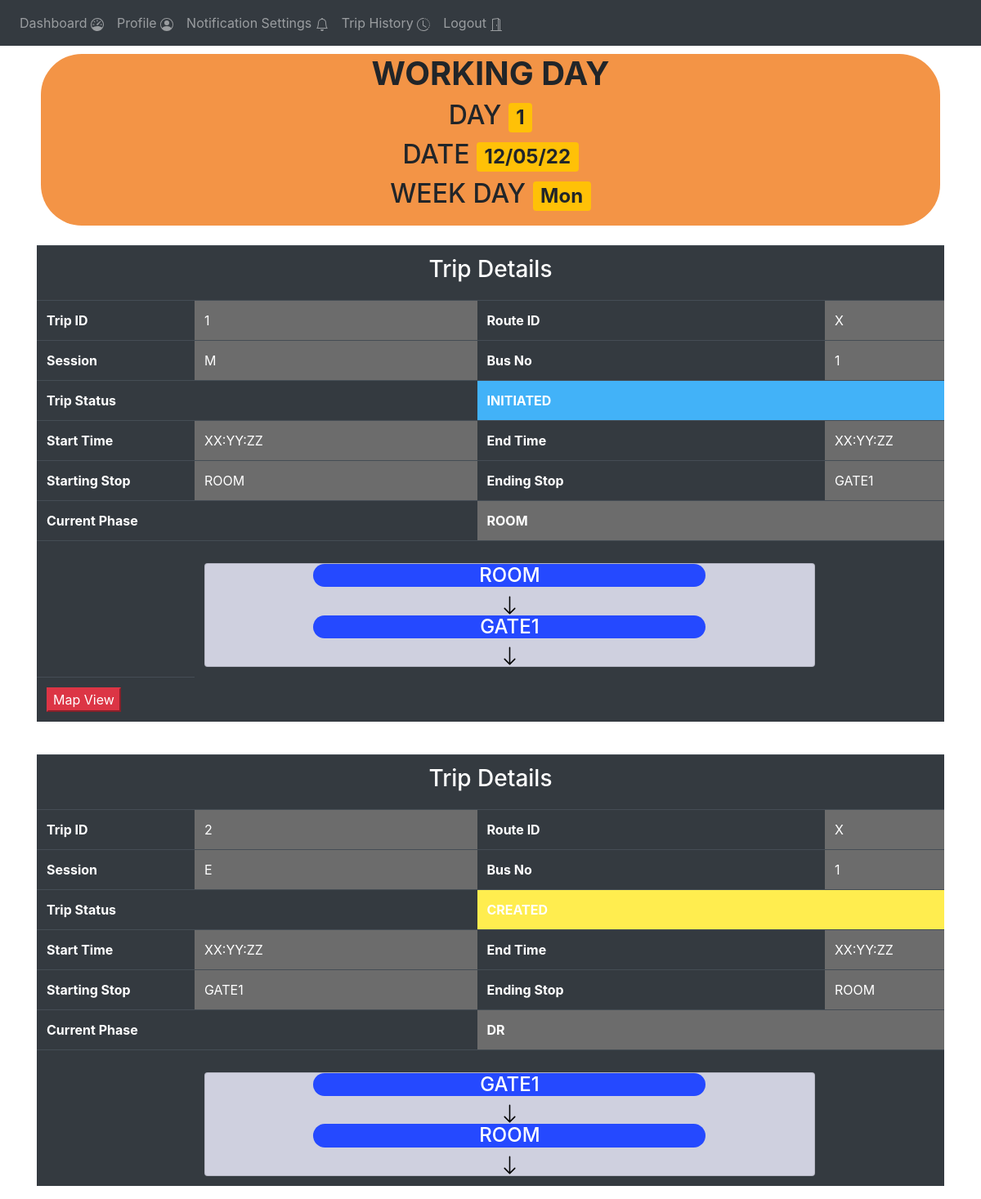
The app's page /student-home (signed in), older data.
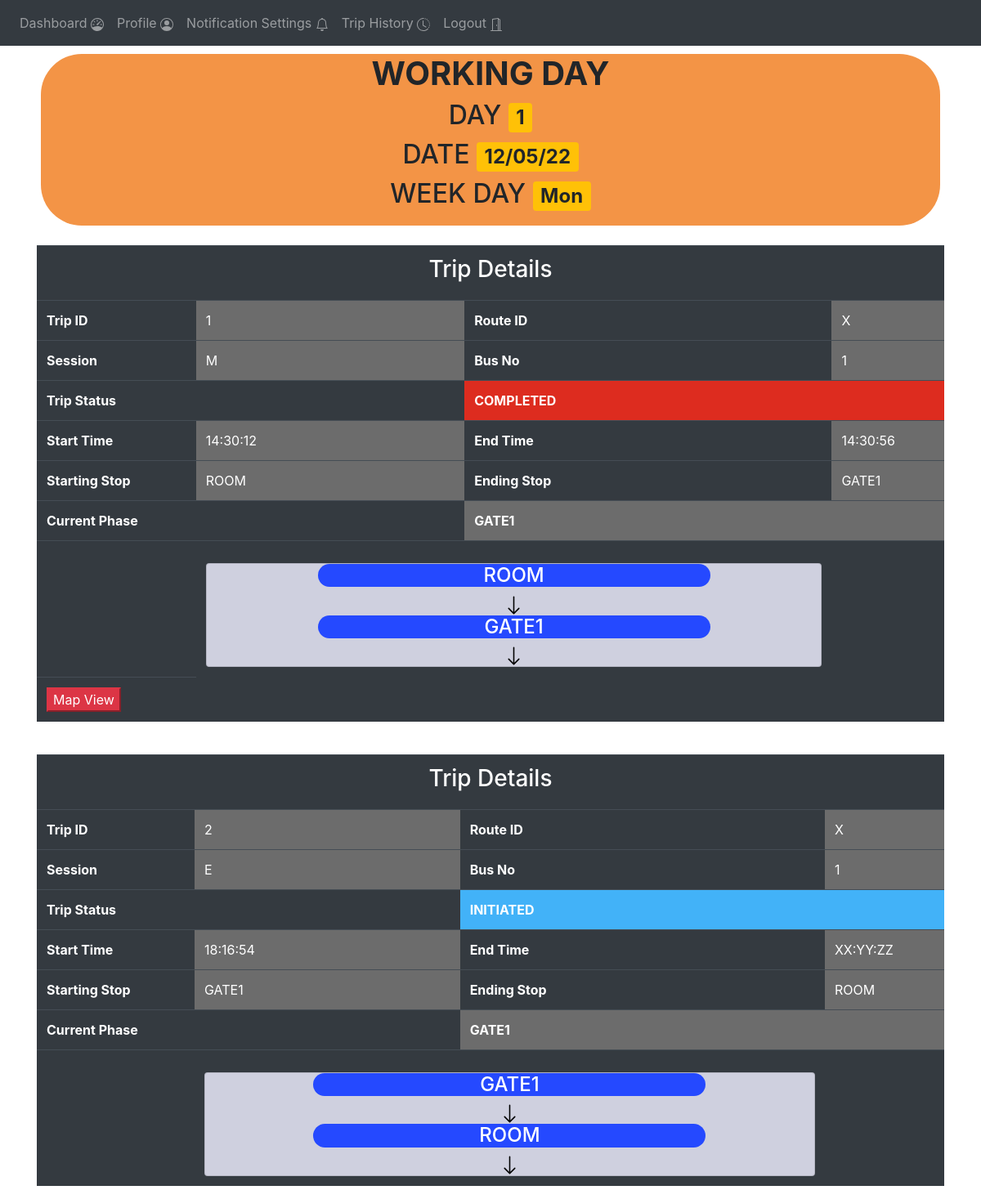
The same page, newer data.
### website/models.py (models this page shows)
class Working_day(db.Model):
    day = db.Column(db.Integer, primary_key=True)
    date = db.Column(db.String(15))
    week_day = db.Column(db.String(15))
    trips_created = db.Column(db.String(1))

class Trips(db.Model):
    trip_id = db.Column(db.Integer, primary_key=True)
    working_day = db.Column(db.Integer)
    route_id = db.Column(db.Integer)
    conductor_id = db.Column(db.Integer)
    bus_id =  db.Column(db.String(1))
    session = db.Column(db.String(1))
    status = db.Column(db.String(15))
    current_phase = db.Column(db.String(15))
    start_time =  db.Column(db.String(15))
    end_time = db.Column(db.String(15))

class Route(db.Model):
    id = db.Column(db.Integer, primary_key=True)
    route_id = db.Column(db.String(1))
    session = db.Column(db.String(1))
    start = db.Column(db.String(10))
    end = db.Column(db.String(10))
    phases = db.Column(db.String(250))

### website/views.py (the view)
@views.route('/student-home', methods=['GET', 'POST'])
@login_required
def student_home():
    w = Site_settings.query.filter_by(key="current_working_day").first().value
    working_day = Working_day.query.filter_by(day=w).first()
    student_details = Student_details.query.filter_by(id = current_user.id).first()
    routes = Route.query.filter_by(route_id = student_details.route).all()
    trips = Trips.query.filter_by(working_day=w , route_id = student_details.route).all()
    phases1 = routes[0].phases.split(",")
    phases2 = routes[1].phases.split(",")
    return render_template("student_home.html" , user = current_user , w = working_day , t1=trips[0] , t2=trips[1], r1=routes[0] , r2=routes[1], p1 = phases1 , p2=phases2)

### website/__init__.py (called while the page is built)
def create_app():
    app = Flask(__name__)
    app.config['SECRET_KEY'] = '#itsactuallyapassword'
    app.config['SQLALCHEMY_DATABASE_URI'] = f'sqlite:///{DB_NAME}'
    db.init_app(app)
    from .views import views
    from .auth import auth
    app.register_blueprint(views, url_prefix='/')
    app.register_blueprint(auth, url_prefix='/')
    from .models import User
    create_database(app)
    login_manager = LoginManager()
    login_manager.login_view = 'auth.login'
    login_manager.init_app(app)
    @login_manager.user_loader
    def load_user(id):
        return User.query.get(int(id))
    return app

### website/templates/student_home.html (shortened to what this page needs)
{% extends "base.html" %}
{% block content %}
<div  style=" background-color: rgb(243, 148, 70);align-content: center ;text-align: center ;margin-top: 10px ; margin-left: 5px;margin-right: 5px;padding-left: 5px;padding-right:5px ; padding-bottom : 10px;border-radius: 50px;">
    <h1><b>WORKING DAY</h1></b>
    <h2>DAY  <span class="badge bg-warning">{{w.day}}</span></h2>
    <h2>DATE <span class="badge bg-warning">{{w.date}}</span></h2>
    <h2>WEEK DAY  <span class="badge bg-warning">{{w.week_day}}</span></h2>
</div>
  <br>
<div  style="align-content: center;border-radius: 50px;">
    <table class="table table-dark">
            <tr>
                <th colspan="4"><h3 align="center" width="100%">Trip Details</h3></th>
            </tr>
        <tr>
            <th>Trip ID</th>
            <td style="background-color:rgb(108, 108, 108);">{{t1.trip_id}}</td>
            <th>Route ID</th>
            <td style="background-color:rgb(108, 108, 108);">{{r1.route_id}}</td>
        </tr>
        <tr>
            <th>Session</th>
            <td style="background-color:rgb(108, 108, 108);">{{t1.session}}</td>
            <th>Bus No</th>
            <td style="background-color:rgb(108, 108, 108);">{{t1.bus_id}}</td>
        </tr>
        <tr>
            <th colspan="2">
                Trip Status
            </th>
            {%if t1.status =="COMPLETED" %}
            <th style="background-color:rgb(221, 44, 31);" colspan="2">{{t1.status}}</th>
            {%endif%}
            {%if t1.status =="INITIATED" %}
            <th style="background-color:rgb(66, 178, 248);" colspan="2">{{t1.status}}</th>
            {%endif%}
        </tr>
        <tr>
            <th>Start Time</th>
            <td style="background-color:rgb(108, 108, 108);">{{t1.start_time}}</td>
            <th>End Time</th>
            <td style="background-color:rgb(108, 108, 108);">{{t1.end_time}}</td>
        </tr>
        <tr>
            <th>Starting Stop</th>
            <td style="background-color:rgb(108, 108, 108);">{{r1.start}}</td>
            <th>Ending Stop</th>
            <td style="background-color:rgb(108, 108, 108);">{{r1.end}}</td>
        </tr>
        <tr>
            <th colspan="2">Current Phase</th>
            <th colspan="2" style="background-color:rgb(108, 108, 108);">{{t1.current_phase}}</th>
        </tr>
        <tr>
            <td></td>
            <th colspan="2">
                <div class="card" style="background-color: rgb(207, 208, 223);margin-top: 15px;">
                    {%for p in p1%}
                    <h4 style="background-color: rgb(37, 73, 255); text-align: center; width: 30rem;align-self: center;border-radius: 50px;">{{p}}</h4>
                    <div align="center">
                        <svg xmlns="http://www.w3.org/2000/svg" width="25" height="25" fill="black" class="bi bi-arrow-down" viewBox="0 0 16 16">
                        <path fill-rule="evenodd" d="M8 1a.5.5 0 0 1 .5.5v11.793l3.146-3.147a.5.5 0 0 1 .708.708l-4 4a.5.5 0 0 1-.708 0l-4-4a.5.5 0 0 1 .708-.708L7.5 13.293V1.5A.5.5 0 0 1 8 1z"/>
                        </svg>
                    </div>
                    {%endfor%}
                </div>
            </th>
            <td></td>
        </tr>
        <tr>
            <td>
                <button class="button btn-danger" onclick="">Map View</button>
            </td>
        </tr>
    </table>
</div>
<br>
<div  style="align-content: center;border-radius: 50px;">
    <table class="table table-dark">
            <tr>
                <th colspan="4"><h3 align="center" width="100%">Trip Details</h3></th>
            </tr>
        <tr>
            <th>Trip ID</th>
            <td style="background-color:rgb(108, 108, 108);">{{t2.trip_id}}</td>
            <th>Route ID</th>
            <td style="background-color:rgb(108, 108, 108);">{{r2.route_id}}</td>
        </tr>
        <tr>
            <th>Session</th>
            <td style="background-color:rgb(108, 108, 108);">{{t2.session}}</td>
            <th>Bus No</th>
            <td style="background-color:rgb(108, 108, 108);">{{t2.bus_id}}</td>
        </tr>
        <tr>
            <th colspan="2">
                Trip Status
            </th>
            {%if t2.status =="INITIATED" %}
            <th style="background-color:rgb(66, 178, 248);" colspan="2">{{t2.status}}</th>
            {%endif%}
            {%if t2.status =="CREATED" %}
            <th style="background-color:rgb(255, 237, 79);" colspan="2">{{t2.status}}</th>
            {%endif%}
        </tr>
        <tr>
            <th>Start Time</th>
            <td style="background-color:rgb(108, 108, 108);">{{t2.start_time}}</td>
            <th>End Time</th>
            <td style="background-color:rgb(108, 108, 108);">{{t2.end_time}}</td>
        </tr>
        <tr>
            <th>Starting Stop</th>
            <td style="background-color:rgb(108, 108, 108);">{{r2.start}}</td>
            <th>Ending Stop</th>
            <td style="background-color:rgb(108, 108, 108);">{{r2.end}}</td>
        </tr>
        <tr>
            <th colspan="2">Current Phase</th>
            <th colspan="2" style="background-color:rgb(108, 108, 108);">{{t2.current_phase}}</th>
        </tr>
        <tr>
            <td></td>
            <th colspan="2">
                <div class="card" style="background-color: rgb(207, 208, 223);margin-top: 15px;">
                    {%for p in p2%}
                    <h4 style="background-color: rgb(37, 73, 255); text-align: center; width: 30rem;align-self: center;border-radius: 50px;">{{p}}</h4>
                    <div align="center">
                        <svg xmlns="http://www.w3.org/2000/svg" width="25" height="25" fill="black" class="bi bi-arrow-down" viewBox="0 0 16 16">
                        <path fill-rule="evenodd" d="M8 1a.5.5 0 0 1 .5.5v11.793l3.146-3.147a.5.5 0 0 1 .708.708l-4 4a.5.5 0 0 1-.708 0l-4-4a.5.5 0 0 1 .708-.708L7.5 13.293V1.5A.5.5 0 0 1 8 1z"/>
                        </svg>
                    </div>
                    {%endfor%}
                </div>
            </th>
            <td></td>
        </tr>
    </table>
</div>
{% endblock %}

### website/templates/base.html (shortened to what this page needs)
<!DOCTYPE html>
<html>
  <head>
    <link
      rel="stylesheet"
      href="https://stackpath.bootstrapcdn.com/bootstrap/4.4.1/css/bootstrap.min.css"
    />
    <link
      rel="stylesheet"
      href="https://stackpath.bootstrapcdn.com/font-awesome/4.7.0/css/font-awesome.min.css"
    />
  </head>
  <body>
{%if user.is_authenticated %}
  {%if user.type == "S"%}
    <nav class="navbar navbar-expand-lg navbar-dark bg-dark">
  <div class="collapse navbar-collapse" id="navbar">
    <div class="navbar-nav">
      <a class="nav-item nav-link" id="student-home" href="/student-home">Dashboard&nbsp;<span></span></a>
      <a class="nav-item nav-link" id="profile" href="/student-profile">Profile&nbsp;<span></span></a>
      <a class="nav-item nav-link" id="notification-settings" href="/student-notification-settings">Notification Settings&nbsp;<span></span></a>
      <a class="nav-item nav-link" id="trip-history" href="/student-trip-history">Trip History&nbsp;<span></span></a>
      <a class="nav-item nav-link" id="" href="/logout">Logout&nbsp;<span></span></a>
    </div>
  </div>
    </nav>
  {%endif%}
{%endif%}
    <div class="container">{% block content %} {% endblock %}</div>
  </body>
</html>

Row changes from the older to the newer data that the page shows:
changed Trips id 1: start_time "XX:YY:ZZ" → "14:30:12"; end_time "XX:YY:ZZ" → "14:30:56"; current_phase "ROOM" → "GATE1"; status "INITIATED" → "COMPLETED"
changed Trips "XX:YY:ZZ": start_time "XX:YY:ZZ" → "18:16:54"; current_phase "DR" → "GATE1"; status "CREATED" → "INITIATED"
